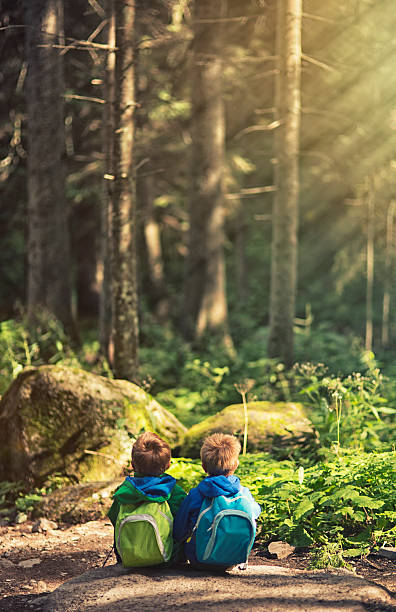
#> input picture mountain_real/original/istockphoto-516427571-612x612.jpg, 396 x 612 px, found by its file name; its folder holds 4 pictures in this run
$ jupyter execute --allow-errors image_crawler.ipynb
#> lines starting #> are read from the running program, lines starting #| are printed output that depends on the picture
[cell 1]
from selenium import webdriver
from selenium.webdriver.common.by import By
from selenium.webdriver.support.select import Select
# from selenium.webdriver import EdgeOptions
from selenium.webdriver import ChromeOptions
import time

[cell 2]
# 下載圖片用的程式
import os
import requests
# download and save a given image
# [26 lines left out: function __download_and_save_image, not called in this run]

#> (a cell that did not finish here is left out)

[cell 4]
from tqdm import tqdm
# 抓下來的圖片存放的位置
dir = "mountain_real"
# 想要抓取的圖片類型
image_type = "mountain real"
# 想要抓取的圖片數量
num_of_images = 100

# 沒有浮水印的圖片
url = f"https://www.istockphoto.com/search/2/image-film?phrase={image_type}"
# 這邊會自動開啟瀏覽器，程式會自己跑，不要把瀏覽器關掉
#> (the rest of this cell did not finish here and is left out)

[cell 5]
from PIL import Image
import random

# [26 lines left out: function add_watermark, not called in this run]

[cell 6]
def resize_with_black_fill(image_path, target_width, target_height, output=False, output_path=None):
    # 打開圖片
#> called with target_width = 480, target_height = 360, output = False
    original_image = Image.open(image_path)
#> original_image is the input picture: PIL image 396x612 RGB; mean R, G, B 114.2, 107.1, 71.4

    # 原始圖片的寬度和高度
    original_width, original_height = original_image.size
#> original_width = 396; original_height = 612

    # 計算縮放後的大小
    target_ratio = target_width / target_height

    # 原始圖片的寬高比例
    original_ratio = original_width / original_height
#> original_ratio = 0.647

    # 計算縮放比例
    if original_ratio > target_ratio:
        # 如果原始圖片的寬高比例大於目標寬高比例，則以目標寬度為準進行縮放
        new_width = target_width
        new_height = int(target_width / original_ratio)
    else:
        # 否則以目標高度為準進行縮放
        new_height = target_height
        new_width = int(target_height * original_ratio)
#> new_width = 232

    # 縮放圖片
    resized_image = original_image.resize((new_width, new_height))
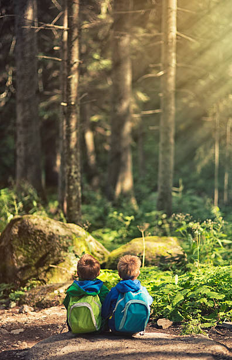
#> resized_image: PIL image 232x360 RGB; mean R, G, B 114.2, 107.1, 71.4

    # 在黑色背景上創建一個新的畫布
    final_image = Image.new("RGB", (target_width, target_height), "black")
#> final_image: PIL image 480x360 RGB; every value is 0

    # 將縮放後的圖片粘貼到新的畫布上，使其置中
    paste_x = (target_width - new_width) // 2
#> paste_x = 124
    paste_y = (target_height - new_height) // 2
    final_image.paste(resized_image, (paste_x, paste_y))
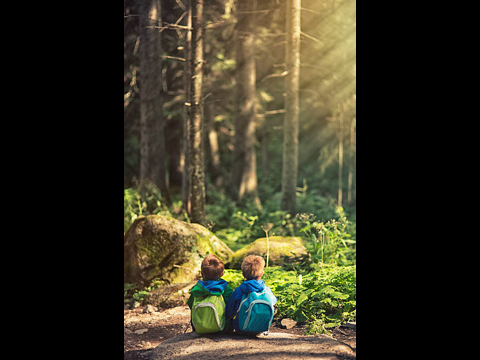
#> final_image: PIL image 480x360 RGB; mean R, G, B 55.2, 51.8, 34.5

    # 儲存結果
    # check if the output directory exists, if not create it
    if output:
        if not os.path.isdir(os.path.dirname(output_path)):
            os.makedirs(os.path.dirname(output_path))
        final_image.save(output_path)
    return final_image

[cell 7]
resize_with_black_fill("mountain_real/istockphoto-516427571-612x612.jpg", 480, 360)

[cell 8]
import numpy as np
import matplotlib.pyplot as plt
import cv2
def crop_watermark(watermark_path, output_path, resize_ratio=0.2):
    watermark = Image.open(watermark_path).convert("RGBA")
    watermark = watermark.resize((int(watermark.width * resize_ratio), int(watermark.height * resize_ratio)))
    watermark_arr = np.array(watermark)
    x,y = np.where(watermark_arr[:,:,3] != 0)
    xmin, xmax, ymin, ymax = np.min(x), np.max(x), np.min(y), np.max(y)
    watermark_arr = watermark_arr[xmin:xmax, ymin:ymax]
    Image.fromarray(watermark_arr).convert("RGBA").save(output_path)

#> (the rest of this cell did not finish here and is left out)

#> (a cell that did not finish here is left out)

[cell 10]
# 添加浮水印
import os
from PIL import Image

input_image_folder = "./mountain_real"
#> input_image_folder = './mountain_real'
#| add watermark to original
output_image_folder = "./mountain_real/watermarked_alpha2"
watermark_img_path = "./watermark_img/watermark.png"
if not os.path.exists(output_image_folder):
    os.makedirs(output_image_folder)

#> (the rest of this cell did not finish here and is left out)
